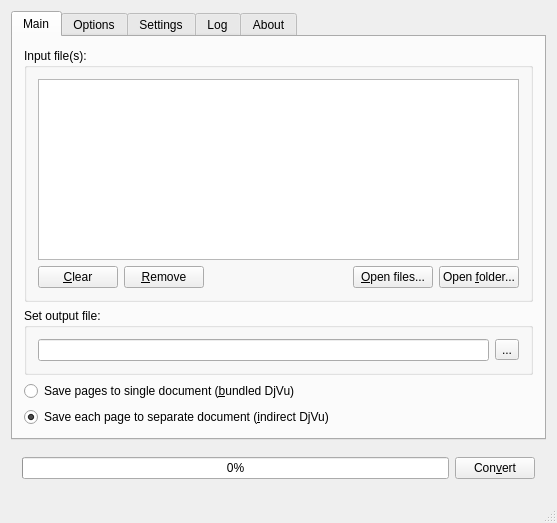
<?xml version="1.0" encoding="UTF-8"?>
<ui version="4.0">
 <class>MainWindow</class>
 <widget class="QMainWindow" name="MainWindow">
  <property name="geometry">
   <rect>
    <x>0</x>
    <y>0</y>
    <width>557</width>
    <height>523</height>
   </rect>
  </property>
  <property name="windowTitle">
   <string>MiniDjVu-mod GUI</string>
  </property>
  <widget class="QWidget" name="centralWidget">
   <layout class="QVBoxLayout" name="verticalLayout">
    <item>
     <widget class="QTabWidget" name="tabWidget">
      <property name="currentIndex">
       <number>0</number>
      </property>
      <widget class="QWidget" name="tabMain">
       <attribute name="title">
        <string>Main</string>
       </attribute>
       <layout class="QVBoxLayout" name="verticalLayout_3">
        <item>
         <widget class="QGroupBox" name="groupBox">
          <property name="title">
           <string>Input file(s):</string>
          </property>
          <layout class="QVBoxLayout" name="verticalLayout_2">
           <item>
            <widget class="QListWidget" name="listInputFiles">
             <property name="selectionMode">
              <enum>QAbstractItemView::MultiSelection</enum>
             </property>
             <property name="selectionBehavior">
              <enum>QAbstractItemView::SelectItems</enum>
             </property>
            </widget>
           </item>
           <item>
            <widget class="QWidget" name="widget" native="true">
             <layout class="QHBoxLayout" name="horizontalLayout">
              <property name="leftMargin">
               <number>0</number>
              </property>
              <property name="topMargin">
               <number>0</number>
              </property>
              <property name="rightMargin">
               <number>0</number>
              </property>
              <property name="bottomMargin">
               <number>0</number>
              </property>
              <item>
               <widget class="QPushButton" name="btnClearFiles">
                <property name="text">
                 <string>&amp;Clear</string>
                </property>
               </widget>
              </item>
              <item>
               <widget class="QPushButton" name="btnRemove">
                <property name="text">
                 <string>&amp;Remove</string>
                </property>
               </widget>
              </item>
              <item>
               <spacer name="horizontalSpacer_3">
                <property name="orientation">
                 <enum>Qt::Horizontal</enum>
                </property>
                <property name="sizeHint" stdset="0">
                 <size>
                  <width>40</width>
                  <height>20</height>
                 </size>
                </property>
               </spacer>
              </item>
              <item>
               <widget class="QPushButton" name="btnOpenFiles">
                <property name="text">
                 <string>&amp;Open files...</string>
                </property>
               </widget>
              </item>
              <item>
               <widget class="QPushButton" name="btnOpenFolder">
                <property name="text">
                 <string>Open &amp;folder...</string>
                </property>
               </widget>
              </item>
             </layout>
            </widget>
           </item>
          </layout>
         </widget>
        </item>
        <item>
         <widget class="QGroupBox" name="gbOutput">
          <property name="title">
           <string>Set output file:</string>
          </property>
          <layout class="QHBoxLayout" name="horizontalLayout_2">
           <item>
            <widget class="QLineEdit" name="edTargetFile"/>
           </item>
           <item>
            <widget class="QToolButton" name="btnSaveFile">
             <property name="text">
              <string>...</string>
             </property>
            </widget>
           </item>
          </layout>
         </widget>
        </item>
        <item>
         <widget class="QRadioButton" name="rbBundledDoc">
          <property name="text">
           <string>Save pages to single document (&amp;bundled DjVu)</string>
          </property>
          <property name="checked">
           <bool>false</bool>
          </property>
         </widget>
        </item>
        <item>
         <widget class="QRadioButton" name="rbIndirectDoc">
          <property name="toolTip">
           <string>&lt;html&gt;&lt;head/&gt;&lt;body&gt;&lt;p&gt;Specifying this option in multipage mode causes minidjvu to generate an &lt;span style=&quot; font-style:italic;&quot;&gt;indirect&lt;/span&gt; multipage document, consisting from a single index file, several single-page DjVu files (one per each image passed to the encoder) and several shared dictionary files. Note that the index file is created under the name specified for the output file in the command line, while for each page the original input file name is preserved, with the extension being changed to &amp;quot;.djvu&amp;quot;. &lt;/p&gt;&lt;p&gt;This mode is useful for placing a large document to a Web server, or if you are going to postprocess the generated files (e. g. by adding a color background). In the later case you may then want to convert your indirect document to DjVu bundled, using the &lt;span style=&quot; font-weight:600;&quot;&gt;djvmcvt&lt;/span&gt; utility, supplied with DjVuLibre. &lt;/p&gt;&lt;/body&gt;&lt;/html&gt;</string>
          </property>
          <property name="text">
           <string>Save each page to separate document (&amp;indirect DjVu)</string>
          </property>
          <property name="checked">
           <bool>true</bool>
          </property>
         </widget>
        </item>
       </layout>
      </widget>
      <widget class="QWidget" name="tabOptions">
       <attribute name="title">
        <string>Options</string>
       </attribute>
       <layout class="QVBoxLayout" name="verticalLayout_10">
        <item>
         <layout class="QHBoxLayout" name="horizontalLayout_13">
          <item>
           <layout class="QVBoxLayout" name="verticalLayout_8">
            <item>
             <widget class="QWidget" name="widget_5" native="true">
              <property name="sizePolicy">
               <sizepolicy hsizetype="Expanding" vsizetype="MinimumExpanding">
                <horstretch>0</horstretch>
                <verstretch>0</verstretch>
               </sizepolicy>
              </property>
              <layout class="QHBoxLayout" name="horizontalLayout_6">
               <item>
                <widget class="QLabel" name="lblDPI">
                 <property name="text">
                  <string>DPI:</string>
                 </property>
                </widget>
               </item>
               <item>
                <spacer name="horizontalSpacer">
                 <property name="orientation">
                  <enum>Qt::Horizontal</enum>
                 </property>
                 <property name="sizeType">
                  <enum>QSizePolicy::MinimumExpanding</enum>
                 </property>
                 <property name="sizeHint" stdset="0">
                  <size>
                   <width>40</width>
                   <height>20</height>
                  </size>
                 </property>
                </spacer>
               </item>
               <item>
                <widget class="QLineEdit" name="edDPI">
                 <property name="sizePolicy">
                  <sizepolicy hsizetype="Preferred" vsizetype="Fixed">
                   <horstretch>0</horstretch>
                   <verstretch>0</verstretch>
                  </sizepolicy>
                 </property>
                 <property name="toolTip">
                  <string>&lt;html&gt;&lt;head/&gt;&lt;body&gt;&lt;p&gt;Specify the resolution of an image, measured in dots per inch. The resolution affects some algorithms and it's recorded in DjVu and BMP files (TIFF should join someday). &lt;/p&gt;&lt;/body&gt;&lt;/html&gt;</string>
                 </property>
                 <property name="text">
                  <string/>
                 </property>
                 <property name="alignment">
                  <set>Qt::AlignRight|Qt::AlignTrailing|Qt::AlignVCenter</set>
                 </property>
                 <property name="placeholderText">
                  <string>600</string>
                 </property>
                </widget>
               </item>
              </layout>
             </widget>
            </item>
            <item>
             <widget class="QWidget" name="widget_6" native="true">
              <property name="sizePolicy">
               <sizepolicy hsizetype="Preferred" vsizetype="Expanding">
                <horstretch>0</horstretch>
                <verstretch>0</verstretch>
               </sizepolicy>
              </property>
              <layout class="QHBoxLayout" name="horizontalLayout_7">
               <item>
                <widget class="QLabel" name="lblPagesPerDict">
                 <property name="text">
                  <string>Dict size:</string>
                 </property>
                </widget>
               </item>
               <item>
                <spacer name="horizontalSpacer_4">
                 <property name="orientation">
                  <enum>Qt::Horizontal</enum>
                 </property>
                 <property name="sizeHint" stdset="0">
                  <size>
                   <width>40</width>
                   <height>20</height>
                  </size>
                 </property>
                </spacer>
               </item>
               <item>
                <widget class="QLineEdit" name="edPagesPerDict">
                 <property name="sizePolicy">
                  <sizepolicy hsizetype="Preferred" vsizetype="Fixed">
                   <horstretch>0</horstretch>
                   <verstretch>0</verstretch>
                  </sizepolicy>
                 </property>
                 <property name="toolTip">
                  <string>&lt;html&gt;&lt;head/&gt;&lt;body&gt;&lt;p&gt;Specify how many pages to compress in one pass. The default is 10. If &lt;span style=&quot; font-weight:600;&quot;&gt;-p 0&lt;/span&gt; is specified, minidjvu will attempt to process all pages at once, but be aware that this can take a lot of memory, especially on large books. &lt;/p&gt;&lt;/body&gt;&lt;/html&gt;</string>
                 </property>
                 <property name="text">
                  <string>10</string>
                 </property>
                 <property name="alignment">
                  <set>Qt::AlignRight|Qt::AlignTrailing|Qt::AlignVCenter</set>
                 </property>
                 <property name="placeholderText">
                  <string>10</string>
                 </property>
                </widget>
               </item>
              </layout>
             </widget>
            </item>
           </layout>
          </item>
          <item>
           <layout class="QVBoxLayout" name="verticalLayout_9">
            <item>
             <widget class="QWidget" name="widget_7" native="true">
              <layout class="QHBoxLayout" name="horizontalLayout_8">
               <item>
                <widget class="QLabel" name="lblThreads">
                 <property name="text">
                  <string>Max. threads: </string>
                 </property>
                </widget>
               </item>
               <item>
                <spacer name="horizontalSpacer_5">
                 <property name="orientation">
                  <enum>Qt::Horizontal</enum>
                 </property>
                 <property name="sizeHint" stdset="0">
                  <size>
                   <width>40</width>
                   <height>20</height>
                  </size>
                 </property>
                </spacer>
               </item>
               <item>
                <widget class="QLineEdit" name="edMaxThreads">
                 <property name="text">
                  <string>3</string>
                 </property>
                 <property name="alignment">
                  <set>Qt::AlignRight|Qt::AlignTrailing|Qt::AlignVCenter</set>
                 </property>
                </widget>
               </item>
              </layout>
             </widget>
            </item>
            <item>
             <widget class="QWidget" name="widget_8" native="true">
              <layout class="QHBoxLayout" name="horizontalLayout_9">
               <item>
                <widget class="QLabel" name="lblExt">
                 <property name="text">
                  <string>Extension for djbz:</string>
                 </property>
                </widget>
               </item>
               <item>
                <spacer name="horizontalSpacer_6">
                 <property name="orientation">
                  <enum>Qt::Horizontal</enum>
                 </property>
                 <property name="sizeHint" stdset="0">
                  <size>
                   <width>40</width>
                   <height>20</height>
                  </size>
                 </property>
                </spacer>
               </item>
               <item>
                <widget class="QLineEdit" name="edExt">
                 <property name="toolTip">
                  <string>&lt;html&gt;&lt;head/&gt;&lt;body&gt;&lt;p&gt;Specifies an extension for shared dictionary files (without a leading period). The default is &amp;quot;djbz&amp;quot;. &lt;/p&gt;&lt;/body&gt;&lt;/html&gt;</string>
                 </property>
                 <property name="text">
                  <string/>
                 </property>
                 <property name="alignment">
                  <set>Qt::AlignRight|Qt::AlignTrailing|Qt::AlignVCenter</set>
                 </property>
                 <property name="placeholderText">
                  <string>djbz</string>
                 </property>
                </widget>
               </item>
              </layout>
             </widget>
            </item>
           </layout>
          </item>
         </layout>
        </item>
        <item>
         <widget class="QWidget" name="widget_3" native="true">
          <property name="sizePolicy">
           <sizepolicy hsizetype="Preferred" vsizetype="Preferred">
            <horstretch>0</horstretch>
            <verstretch>0</verstretch>
           </sizepolicy>
          </property>
          <layout class="QHBoxLayout" name="horizontalLayout_4">
           <item>
            <widget class="QLabel" name="lblClassifier">
             <property name="text">
              <string>Classifier:</string>
             </property>
            </widget>
           </item>
           <item>
            <widget class="QComboBox" name="cbClassifier">
             <property name="sizePolicy">
              <sizepolicy hsizetype="Maximum" vsizetype="Fixed">
               <horstretch>0</horstretch>
               <verstretch>0</verstretch>
              </sizepolicy>
             </property>
             <property name="currentIndex">
              <number>2</number>
             </property>
             <item>
              <property name="text">
               <string>Fast matching search</string>
              </property>
             </item>
             <item>
              <property name="text">
               <string>Intent matching search</string>
              </property>
             </item>
             <item>
              <property name="text">
               <string>Maximum matching search</string>
              </property>
             </item>
            </widget>
           </item>
           <item>
            <spacer name="horizontalSpacer_7">
             <property name="orientation">
              <enum>Qt::Horizontal</enum>
             </property>
             <property name="sizeHint" stdset="0">
              <size>
               <width>40</width>
               <height>20</height>
              </size>
             </property>
            </spacer>
           </item>
          </layout>
         </widget>
        </item>
        <item>
         <widget class="QGroupBox" name="gbCompression">
          <property name="title">
           <string>Compression</string>
          </property>
          <property name="checkable">
           <bool>false</bool>
          </property>
          <layout class="QGridLayout" name="gridLayout">
           <item row="1" column="0">
            <widget class="QCheckBox" name="cbClean">
             <property name="toolTip">
              <string>&lt;html&gt;&lt;head/&gt;&lt;body&gt;&lt;p&gt;Remove small black marks that are probably noise. This algorithm can really devastate halftone patterns, so use with caution. &lt;/p&gt;&lt;p&gt;This option is turned on by &lt;span style=&quot; font-weight:600;&quot;&gt;--lossy.&lt;/span&gt;&lt;/p&gt;&lt;/body&gt;&lt;/html&gt;</string>
             </property>
             <property name="text">
              <string>Clean</string>
             </property>
             <property name="checked">
              <bool>true</bool>
             </property>
            </widget>
           </item>
           <item row="0" column="1">
            <widget class="QCheckBox" name="cbMatch">
             <property name="toolTip">
              <string>&lt;html&gt;&lt;head/&gt;&lt;body&gt;&lt;p&gt;Run pattern matching. This is the main method of shrinking the file size, but it can also bring trouble with substitution errors. Use &lt;span style=&quot; font-weight:600;&quot;&gt;--aggression&lt;/span&gt; option to maintain balance between file size and error probability. &lt;/p&gt;&lt;p&gt;This option is turned on by &lt;span style=&quot; font-weight:600;&quot;&gt;--lossy&lt;/span&gt; or &lt;span style=&quot; font-weight:600;&quot;&gt;--aggression.&lt;/span&gt;&lt;/p&gt;&lt;/body&gt;&lt;/html&gt;</string>
             </property>
             <property name="text">
              <string>Match</string>
             </property>
             <property name="checked">
              <bool>true</bool>
             </property>
            </widget>
           </item>
           <item row="0" column="0">
            <widget class="QCheckBox" name="cbLossy">
             <property name="toolTip">
              <string>&lt;html&gt;&lt;head/&gt;&lt;body&gt;&lt;p&gt;Turn on all lossy options. Equivalent to &lt;span style=&quot; font-weight:600;&quot;&gt;--clean --erosion --match --smooth&lt;/span&gt;&lt;/p&gt;&lt;/body&gt;&lt;/html&gt;</string>
             </property>
             <property name="text">
              <string>Lossy</string>
             </property>
             <property name="checked">
              <bool>true</bool>
             </property>
            </widget>
           </item>
           <item row="0" column="2">
            <widget class="QWidget" name="widget_4" native="true">
             <layout class="QHBoxLayout" name="horizontalLayout_5">
              <property name="spacing">
               <number>0</number>
              </property>
              <property name="leftMargin">
               <number>0</number>
              </property>
              <property name="topMargin">
               <number>0</number>
              </property>
              <property name="rightMargin">
               <number>0</number>
              </property>
              <property name="bottomMargin">
               <number>0</number>
              </property>
              <item>
               <widget class="QLabel" name="label_2">
                <property name="text">
                 <string>Agression:</string>
                </property>
               </widget>
              </item>
              <item>
               <widget class="QSpinBox" name="sbAgression">
                <property name="toolTip">
                 <string>&lt;html&gt;&lt;head/&gt;&lt;body&gt;&lt;p&gt;Sets aggression for pattern matching. The more the aggression, the less the file size, but the more likely substitution errors will occur. The default is 100. Usually you can raise it to about 110 more or less safely. Probably even 200 will work fine, but don't rely on that. &lt;/p&gt;&lt;p&gt;Consistent aggression levels between versions is not guaranteed. The default, however, will always be 100. &lt;/p&gt;&lt;p&gt;This option turns on &lt;span style=&quot; font-weight:600;&quot;&gt;--match&lt;/span&gt; automatically. &lt;/p&gt;&lt;/body&gt;&lt;/html&gt;</string>
                </property>
                <property name="maximum">
                 <number>200</number>
                </property>
                <property name="value">
                 <number>100</number>
                </property>
               </widget>
              </item>
             </layout>
            </widget>
           </item>
           <item row="1" column="2">
            <widget class="QCheckBox" name="cbAveraging">
             <property name="toolTip">
              <string>&lt;html&gt;&lt;head/&gt;&lt;body&gt;&lt;p&gt;Compute &amp;quot;average&amp;quot; representatives for shapes matching a pattern. &lt;/p&gt;&lt;/body&gt;&lt;/html&gt;</string>
             </property>
             <property name="text">
              <string>Average prototypes</string>
             </property>
             <property name="checked">
              <bool>true</bool>
             </property>
            </widget>
           </item>
           <item row="1" column="1">
            <widget class="QCheckBox" name="cbProtos">
             <property name="toolTip">
              <string>&lt;html&gt;&lt;head/&gt;&lt;body&gt;&lt;p&gt;You may disable prototype searching. This makes lossless compression faster, but produced files become much bigger. &lt;/p&gt;&lt;/body&gt;&lt;/html&gt;</string>
             </property>
             <property name="text">
              <string>Use prototypes</string>
             </property>
             <property name="checked">
              <bool>true</bool>
             </property>
            </widget>
           </item>
           <item row="3" column="0">
            <widget class="QCheckBox" name="cbSmooth">
             <property name="toolTip">
              <string>&lt;html&gt;&lt;head/&gt;&lt;body&gt;&lt;p&gt;Flip some pixels that appear to be noise. The gain in file size is about 5%. Visually the image is slightly improved, but it's hardly noticeable. &lt;/p&gt;&lt;p&gt;Current filter is dumb and only removes black pixels with at least 3 white neighbors (of 4). You probably won't notice the effects. &lt;/p&gt;&lt;p&gt;This option is turned on by &lt;span style=&quot; font-weight:600;&quot;&gt;--lossy.&lt;/span&gt;&lt;/p&gt;&lt;/body&gt;&lt;/html&gt;</string>
             </property>
             <property name="text">
              <string>Smooth</string>
             </property>
             <property name="checked">
              <bool>true</bool>
             </property>
            </widget>
           </item>
           <item row="3" column="1">
            <widget class="QCheckBox" name="cbErosion">
             <property name="toolTip">
              <string>&lt;html&gt;&lt;head/&gt;&lt;body&gt;&lt;p&gt;Sacrifice image quality to gain about 5-10% in file size. One erosion is almost invisible, but 10 erosions in a row spoil an image badly (and they won't give you 50-100% of file size, alas). Erosion bonus stacks with pattern matching. &lt;/p&gt;&lt;p&gt;Erosion makes no sense when the output is not DjVu. &lt;/p&gt;&lt;p&gt;This option is turned on by &lt;span style=&quot; font-weight:600;&quot;&gt;--lossy.&lt;/span&gt;&lt;/p&gt;&lt;/body&gt;&lt;/html&gt;</string>
             </property>
             <property name="text">
              <string>Erosion</string>
             </property>
             <property name="checked">
              <bool>true</bool>
             </property>
            </widget>
           </item>
          </layout>
         </widget>
        </item>
        <item>
         <widget class="QGroupBox" name="gbLogging">
          <property name="title">
           <string>Logging</string>
          </property>
          <layout class="QHBoxLayout" name="horizontalLayout_10">
           <item>
            <widget class="QCheckBox" name="cbReport">
             <property name="toolTip">
              <string>&lt;html&gt;&lt;head/&gt;&lt;body&gt;&lt;p&gt;Print verbose messages about what's done on which page. Works only with multipage encoding. Useful only to survive boredom while compressing a book. &lt;/p&gt;&lt;/body&gt;&lt;/html&gt;</string>
             </property>
             <property name="text">
              <string>Report progress</string>
             </property>
             <property name="checked">
              <bool>true</bool>
             </property>
            </widget>
           </item>
           <item>
            <widget class="QCheckBox" name="cbWarnings">
             <property name="toolTip">
              <string>&lt;html&gt;&lt;head/&gt;&lt;body&gt;&lt;p&gt;Do not disable libtiff warnings. By default, TIFF warnings are supressed. Under Windows default TIFF warning handler creates a message box. This is unacceptable in a batch processing script, for instance. So the minidjvu default behavior is a workaround for libtiff default behavior. &lt;/p&gt;&lt;/body&gt;&lt;/html&gt;</string>
             </property>
             <property name="text">
              <string>Show libTiff warnings</string>
             </property>
            </widget>
           </item>
           <item>
            <widget class="QCheckBox" name="cbVerbose">
             <property name="toolTip">
              <string>&lt;html&gt;&lt;head/&gt;&lt;body&gt;&lt;p&gt;Print messages about various stages of the process. It's not very useful, but interesting to examine. &lt;/p&gt;&lt;/body&gt;&lt;/html&gt;</string>
             </property>
             <property name="text">
              <string>Verbose</string>
             </property>
            </widget>
           </item>
          </layout>
         </widget>
        </item>
        <item>
         <widget class="QWidget" name="widget_2" native="true">
          <layout class="QHBoxLayout" name="horizontalLayout_12">
           <property name="spacing">
            <number>0</number>
           </property>
           <property name="leftMargin">
            <number>0</number>
           </property>
           <property name="topMargin">
            <number>0</number>
           </property>
           <property name="rightMargin">
            <number>0</number>
           </property>
           <property name="bottomMargin">
            <number>0</number>
           </property>
           <item>
            <spacer name="horizontalSpacer_9">
             <property name="orientation">
              <enum>Qt::Horizontal</enum>
             </property>
             <property name="sizeHint" stdset="0">
              <size>
               <width>40</width>
               <height>20</height>
              </size>
             </property>
            </spacer>
           </item>
           <item>
            <widget class="QPushButton" name="btnOptReset">
             <property name="sizePolicy">
              <sizepolicy hsizetype="Minimum" vsizetype="Fixed">
               <horstretch>0</horstretch>
               <verstretch>0</verstretch>
              </sizepolicy>
             </property>
             <property name="text">
              <string>&amp;Reset to default</string>
             </property>
            </widget>
           </item>
          </layout>
         </widget>
        </item>
       </layout>
      </widget>
      <widget class="QWidget" name="tabSettings">
       <attribute name="title">
        <string>Settings</string>
       </attribute>
       <layout class="QVBoxLayout" name="verticalLayout_5">
        <item>
         <widget class="QGroupBox" name="gbPath2Bin">
          <property name="title">
           <string>Path to minidjvu executable:</string>
          </property>
          <layout class="QVBoxLayout" name="verticalLayout_6">
           <item>
            <widget class="QLineEdit" name="edPath2Bin">
             <property name="text">
              <string notr="true">./bin/minidjvu_mod</string>
             </property>
            </widget>
           </item>
           <item>
            <widget class="QLabel" name="lblBinVer">
             <property name="sizePolicy">
              <sizepolicy hsizetype="Preferred" vsizetype="Preferred">
               <horstretch>0</horstretch>
               <verstretch>0</verstretch>
              </sizepolicy>
             </property>
             <property name="text">
              <string/>
             </property>
             <property name="wordWrap">
              <bool>true</bool>
             </property>
             <property name="textInteractionFlags">
              <set>Qt::LinksAccessibleByMouse|Qt::TextSelectableByKeyboard|Qt::TextSelectableByMouse</set>
             </property>
            </widget>
           </item>
          </layout>
         </widget>
        </item>
        <item>
         <spacer name="verticalSpacer">
          <property name="orientation">
           <enum>Qt::Vertical</enum>
          </property>
          <property name="sizeHint" stdset="0">
           <size>
            <width>20</width>
            <height>40</height>
           </size>
          </property>
         </spacer>
        </item>
       </layout>
      </widget>
      <widget class="QWidget" name="tabLog">
       <attribute name="title">
        <string>Log</string>
       </attribute>
       <layout class="QVBoxLayout" name="verticalLayout_4">
        <item>
         <widget class="QPlainTextEdit" name="textLog">
          <property name="readOnly">
           <bool>true</bool>
          </property>
         </widget>
        </item>
        <item>
         <widget class="QWidget" name="widget_31" native="true">
          <layout class="QHBoxLayout" name="horizontalLayout_3">
           <item>
            <spacer name="horizontalSpacer_2">
             <property name="orientation">
              <enum>Qt::Horizontal</enum>
             </property>
             <property name="sizeHint" stdset="0">
              <size>
               <width>560</width>
               <height>20</height>
              </size>
             </property>
            </spacer>
           </item>
           <item>
            <widget class="QPushButton" name="btnClearLog">
             <property name="text">
              <string>&amp;Clear</string>
             </property>
            </widget>
           </item>
          </layout>
         </widget>
        </item>
       </layout>
      </widget>
      <widget class="QWidget" name="tabAbout">
       <attribute name="title">
        <string>About</string>
       </attribute>
       <layout class="QVBoxLayout" name="verticalLayout_7">
        <item>
         <widget class="QLabel" name="label">
          <property name="font">
           <font>
            <pointsize>14</pointsize>
            <weight>75</weight>
            <bold>true</bold>
           </font>
          </property>
          <property name="text">
           <string>MiniDjVu-mod GUI</string>
          </property>
          <property name="alignment">
           <set>Qt::AlignCenter</set>
          </property>
         </widget>
        </item>
        <item>
         <widget class="QLabel" name="label_3">
          <property name="text">
           <string>Version: 0.2</string>
          </property>
          <property name="alignment">
           <set>Qt::AlignCenter</set>
          </property>
         </widget>
        </item>
        <item>
         <widget class="QLabel" name="label_7">
          <property name="text">
           <string>&lt;html&gt;&lt;head/&gt;&lt;body&gt;&lt;p&gt;Made with &lt;a href=&quot;qt-info&quot;&gt;&lt;span style=&quot; text-decoration: underline; color:#2980b9;&quot;&gt;Qt framework&lt;/span&gt;&lt;/a&gt;&lt;/p&gt;&lt;/body&gt;&lt;/html&gt;</string>
          </property>
         </widget>
        </item>
        <item>
         <widget class="QLabel" name="label_6">
          <property name="text">
           <string>License: GNU General Public License v3.0</string>
          </property>
         </widget>
        </item>
        <item>
         <widget class="QLabel" name="label_5">
          <property name="text">
           <string>&lt;html&gt;&lt;head/&gt;&lt;body&gt;&lt;p&gt;This is a simple GUI for minidjvu_mod - opensource console DjVu document encoder.&lt;/p&gt;&lt;p&gt;&lt;a href=&quot;https://github.com/trufanov-nok/minidjvu_mod&quot;&gt;&lt;span style=&quot; text-decoration: underline; color:#2980b9;&quot;&gt;minidjvu_mod&lt;/span&gt;&lt;/a&gt; - is a modified version of &lt;a href=&quot;http://minidjvu.sourceforge.net&quot;&gt;&lt;span style=&quot; text-decoration: underline; color:#2980b9;&quot;&gt;minidjvu&lt;/span&gt;&lt;/a&gt; encoder. It supposed to be faster due to image transformation algorythms optimization and support of multithreading. There are several types of classification implemented and fastest one supposed to be alike original one. Others allow to produce smaller DjVu documents. As the classifier with maximum compression is used by default the performance of original and modified minidjvu is hard to compare.&lt;/p&gt;&lt;/body&gt;&lt;/html&gt;</string>
          </property>
          <property name="wordWrap">
           <bool>true</bool>
          </property>
          <property name="openExternalLinks">
           <bool>true</bool>
          </property>
          <property name="textInteractionFlags">
           <set>Qt::LinksAccessibleByMouse|Qt::TextSelectableByKeyboard|Qt::TextSelectableByMouse</set>
          </property>
         </widget>
        </item>
        <item>
         <spacer name="verticalSpacer_2">
          <property name="orientation">
           <enum>Qt::Vertical</enum>
          </property>
          <property name="sizeHint" stdset="0">
           <size>
            <width>20</width>
            <height>40</height>
           </size>
          </property>
         </spacer>
        </item>
       </layout>
      </widget>
     </widget>
    </item>
    <item>
     <widget class="QWidget" name="widget_51" native="true">
      <layout class="QHBoxLayout" name="horizontalLayout_11">
       <item>
        <widget class="QProgressBar" name="progressBar">
         <property name="value">
          <number>0</number>
         </property>
        </widget>
       </item>
       <item>
        <widget class="QPushButton" name="btnConvert">
         <property name="text">
          <string>Con&amp;vert</string>
         </property>
        </widget>
       </item>
      </layout>
     </widget>
    </item>
   </layout>
  </widget>
  <widget class="QStatusBar" name="statusBar"/>
 </widget>
 <layoutdefault spacing="6" margin="11"/>
 <resources/>
 <connections/>
</ui>
